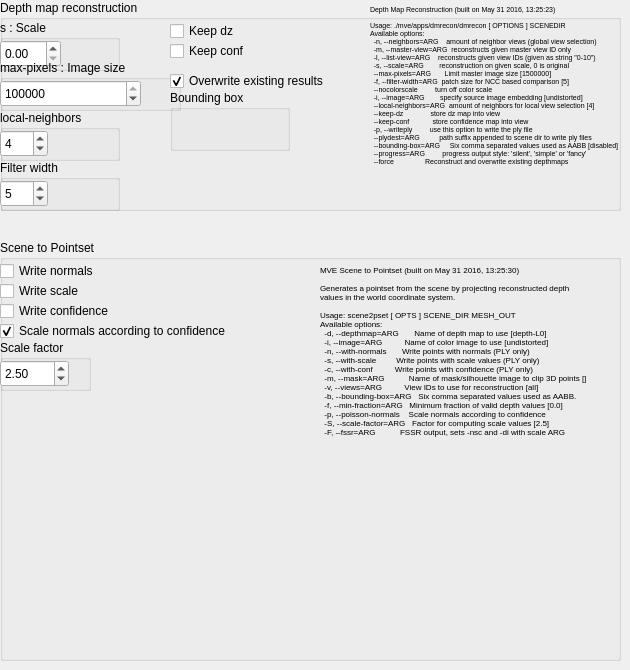
     <widget class="QWidget" name="tab_2">
      <attribute name="title">
       <string>Advanced - Dense recon</string>
      </attribute>
      <widget class="QGroupBox" name="groupBox_6">
       <property name="geometry">
        <rect>
         <x>0</x>
         <y>0</y>
         <width>621</width>
         <height>211</height>
        </rect>
       </property>
       <property name="title">
        <string>Depth map reconstruction</string>
       </property>
       <widget class="QLabel" name="label_5">
        <property name="geometry">
         <rect>
          <x>370</x>
          <y>0</y>
          <width>251</width>
          <height>171</height>
         </rect>
        </property>
        <property name="font">
         <font>
          <pointsize>5</pointsize>
         </font>
        </property>
        <property name="text">
         <string>Depth Map Reconstruction (built on May 31 2016, 13:25:23)

Usage: ./mve/apps/dmrecon/dmrecon [ OPTIONS ] SCENEDIR
Available options: 
  -n, --neighbors=ARG    amount of neighbor views (global view selection)
  -m, --master-view=ARG  reconstructs given master view ID only
  -l, --list-view=ARG    reconstructs given view IDs (given as string &quot;0-10&quot;)
  -s, --scale=ARG        reconstruction on given scale, 0 is original
  --max-pixels=ARG       Limit master image size [1500000]
  -f, --filter-width=ARG  patch size for NCC based comparison [5]
  --nocolorscale         turn off color scale
  -i, --image=ARG        specify source image embedding [undistorted]
  --local-neighbors=ARG  amount of neighbors for local view selection [4]
  --keep-dz              store dz map into view
  --keep-conf            store confidence map into view
  -p, --writeply         use this option to write the ply file
  --plydest=ARG          path suffix appended to scene dir to write ply files
  --bounding-box=ARG     Six comma separated values used as AABB [disabled]
  --progress=ARG         progress output style: 'silent', 'simple' or 'fancy'
  --force                Reconstruct and overwrite existing depthmaps</string>
        </property>
       </widget>
       <widget class="QGroupBox" name="groupBox_27">
        <property name="geometry">
         <rect>
          <x>0</x>
          <y>20</y>
          <width>120</width>
          <height>51</height>
         </rect>
        </property>
        <property name="title">
         <string>s : Scale</string>
        </property>
        <widget class="QDoubleSpinBox" name="doubleSpinBox_4">
         <property name="geometry">
          <rect>
           <x>0</x>
           <y>20</y>
           <width>61</width>
           <height>27</height>
          </rect>
         </property>
        </widget>
       </widget>
       <widget class="QGroupBox" name="groupBox_28">
        <property name="geometry">
         <rect>
          <x>0</x>
          <y>60</y>
          <width>181</width>
          <height>51</height>
         </rect>
        </property>
        <property name="title">
         <string>max-pixels : Image size</string>
        </property>
        <widget class="QSpinBox" name="spinBox_3">
         <property name="geometry">
          <rect>
           <x>0</x>
           <y>20</y>
           <width>141</width>
           <height>27</height>
          </rect>
         </property>
         <property name="maximum">
          <number>999999999</number>
         </property>
         <property name="value">
          <number>1500000</number>
         </property>
        </widget>
       </widget>
       <widget class="QGroupBox" name="groupBox_29">
        <property name="geometry">
         <rect>
          <x>0</x>
          <y>110</y>
          <width>120</width>
          <height>51</height>
         </rect>
        </property>
        <property name="title">
         <string>local-neighbors</string>
        </property>
        <widget class="QSpinBox" name="spinBox_5">
         <property name="geometry">
          <rect>
           <x>0</x>
           <y>20</y>
           <width>48</width>
           <height>27</height>
          </rect>
         </property>
         <property name="value">
          <number>4</number>
         </property>
        </widget>
       </widget>
       <widget class="QCheckBox" name="checkBox_6">
        <property name="geometry">
         <rect>
          <x>170</x>
          <y>20</y>
          <width>97</width>
          <height>22</height>
         </rect>
        </property>
        <property name="text">
         <string>Keep dz</string>
        </property>
       </widget>
       <widget class="QCheckBox" name="checkBox_7">
        <property name="geometry">
         <rect>
          <x>170</x>
          <y>40</y>
          <width>97</width>
          <height>22</height>
         </rect>
        </property>
        <property name="text">
         <string>Keep conf</string>
        </property>
       </widget>
       <widget class="QCheckBox" name="checkBox_8">
        <property name="geometry">
         <rect>
          <x>170</x>
          <y>70</y>
          <width>201</width>
          <height>22</height>
         </rect>
        </property>
        <property name="text">
         <string>Overwrite existing results</string>
        </property>
        <property name="checked">
         <bool>true</bool>
        </property>
       </widget>
       <widget class="QGroupBox" name="groupBox_30">
        <property name="geometry">
         <rect>
          <x>170</x>
          <y>90</y>
          <width>120</width>
          <height>61</height>
         </rect>
        </property>
        <property name="title">
         <string>Bounding box</string>
        </property>
       </widget>
       <widget class="QGroupBox" name="groupBox_26">
        <property name="geometry">
         <rect>
          <x>0</x>
          <y>160</y>
          <width>120</width>
          <height>51</height>
         </rect>
        </property>
        <property name="title">
         <string>Filter width</string>
        </property>
        <widget class="QSpinBox" name="spinBox_6">
         <property name="geometry">
          <rect>
           <x>0</x>
           <y>20</y>
           <width>48</width>
           <height>27</height>
          </rect>
         </property>
         <property name="value">
          <number>5</number>
         </property>
        </widget>
       </widget>
      </widget>
      <widget class="QGroupBox" name="groupBox_7">
       <property name="geometry">
        <rect>
         <x>0</x>
         <y>240</y>
         <width>621</width>
         <height>421</height>
        </rect>
       </property>
       <property name="title">
        <string>Scene to Pointset</string>
       </property>
       <widget class="QLabel" name="label_7">
        <property name="geometry">
         <rect>
          <x>320</x>
          <y>20</y>
          <width>271</width>
          <height>181</height>
         </rect>
        </property>
        <property name="font">
         <font>
          <pointsize>6</pointsize>
         </font>
        </property>
        <property name="text">
         <string>MVE Scene to Pointset (built on May 31 2016, 13:25:30)

Generates a pointset from the scene by projecting reconstructed depth
values in the world coordinate system.

Usage: scene2pset [ OPTS ] SCENE_DIR MESH_OUT
Available options: 
  -d, --depthmap=ARG       Name of depth map to use [depth-L0]
  -i, --image=ARG          Name of color image to use [undistorted]
  -n, --with-normals       Write points with normals (PLY only)
  -s, --with-scale         Write points with scale values (PLY only)
  -c, --with-conf          Write points with confidence (PLY only)
  -m, --mask=ARG           Name of mask/silhouette image to clip 3D points []
  -v, --views=ARG          View IDs to use for reconstruction [all]
  -b, --bounding-box=ARG   Six comma separated values used as AABB.
  -f, --min-fraction=ARG   Minimum fraction of valid depth values [0.0]
  -p, --poisson-normals    Scale normals according to confidence
  -S, --scale-factor=ARG   Factor for computing scale values [2.5]
  -F, --fssr=ARG           FSSR output, sets -nsc and -di with scale ARG</string>
        </property>
       </widget>
       <widget class="QCheckBox" name="checkBox_9">
        <property name="geometry">
         <rect>
          <x>0</x>
          <y>20</y>
          <width>141</width>
          <height>22</height>
         </rect>
        </property>
        <property name="text">
         <string>Write normals</string>
        </property>
       </widget>
       <widget class="QCheckBox" name="checkBox_10">
        <property name="geometry">
         <rect>
          <x>0</x>
          <y>40</y>
          <width>141</width>
          <height>22</height>
         </rect>
        </property>
        <property name="text">
         <string>Write scale</string>
        </property>
       </widget>
       <widget class="QCheckBox" name="checkBox_11">
        <property name="geometry">
         <rect>
          <x>0</x>
          <y>60</y>
          <width>141</width>
          <height>22</height>
         </rect>
        </property>
        <property name="text">
         <string>Write confidence</string>
        </property>
       </widget>
       <widget class="QCheckBox" name="checkBox_12">
        <property name="geometry">
         <rect>
          <x>0</x>
          <y>80</y>
          <width>291</width>
          <height>22</height>
         </rect>
        </property>
        <property name="text">
         <string>Scale normals according to confidence</string>
        </property>
        <property name="checked">
         <bool>true</bool>
        </property>
       </widget>
       <widget class="QGroupBox" name="groupBox_31">
        <property name="geometry">
         <rect>
          <x>0</x>
          <y>100</y>
          <width>91</width>
          <height>51</height>
         </rect>
        </property>
        <property name="title">
         <string>Scale factor</string>
        </property>
        <widget class="QDoubleSpinBox" name="doubleSpinBox_3">
         <property name="geometry">
          <rect>
           <x>0</x>
           <y>20</y>
           <width>69</width>
           <height>27</height>
          </rect>
         </property>
         <property name="value">
          <double>2.500000000000000</double>
         </property>
        </widget>
       </widget>
      </widget>
     </widget>
